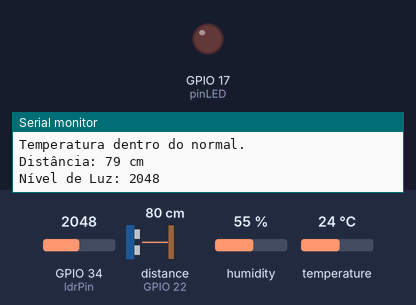
A sketch run on a simulated ESP32. Shown: output pins drawn as LEDs (lit = HIGH), the last lines printed to the serial monitor. Inputs (shaded band) come from the test bench; at power-on: distance to the obstacle (sensor on GPIO 22) 80 cm, GPIO 34 (ldrPin) = 2048, humidity 55 %, temperature 24 °C. The echo pulse lasts 58.3 µs per cm; pins used as bus, display or sensor lines are not drawn.

Above: at 1.3 s.
1.4 s: distance to the obstacle (sensor on GPIO 22) set to 23 cm
2.9 s: distance to the obstacle (sensor on GPIO 22) set to 18 cm
At 4.2 s:
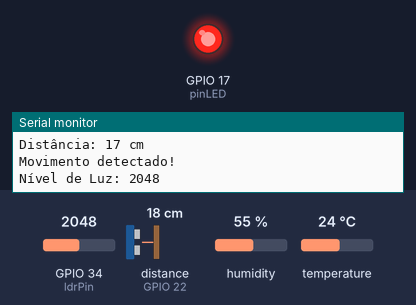
8.8 s: distance to the obstacle (sensor on GPIO 22) set to 35 cm
At 9.4 s:
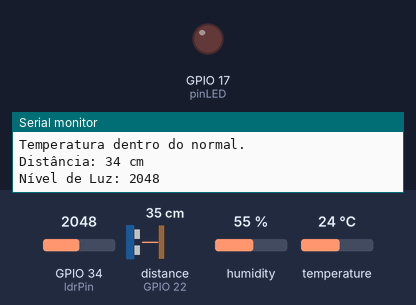
10.5 s: distance to the obstacle (sensor on GPIO 22) set to 2 cm
At 11.5 s:
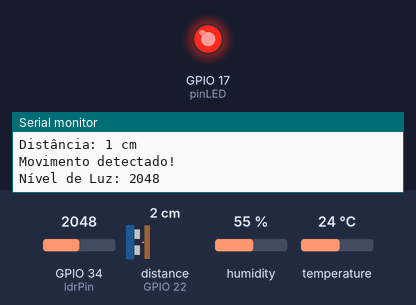
Timing chart, 0 to 13.1 s (numbered marks = the images above; inputs shaded):
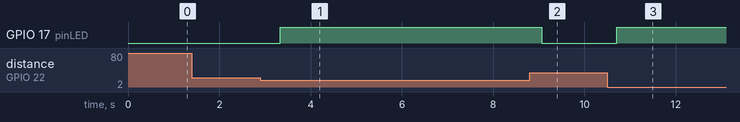

The sketch:

sketch.ino
```cpp
#include <DHT.h>

//PINOS

// Definições do DHT22
#define pinoDHT 23
#define modelo DHT22

DHT dht(pinoDHT, modelo);

// Definições do HC-SR04
#define trigPin 23
#define echoPin 22
#define pinLED 17

// Definições do PIR
#define pinPIR 17

// Definições do LDR
#define ldrPin 34

//INICIALIZACAO DE VARIÁVEIS

void setup() {
    Serial.begin(9600);

    // Inicialização do DHT
    dht.begin();

    // Inicialização do HC-SR04
    pinMode(trigPin, OUTPUT);
    pinMode(echoPin, INPUT);

    // Inicialização do PIR
    pinMode(pinPIR, INPUT);

    // Inicialização do LED
    pinMode(pinLED, OUTPUT);

    // Inicialização do LDR
    pinMode(ldrPin, INPUT); // Definindo o pino do LDR como entrada
}

//EXECUTAR REPETICAO DO PROGRAMA

void loop() {
    // Leitura do DHT
    float h = dht.readHumidity();
    float t = dht.readTemperature();

    //Verifica se a leitura de umidade e de temperatura nao sao números
    if (isnan(h) || isnan(t)) {
        Serial.println("Falha ao ler do sensor DHT!");
    } else {
        Serial.print("Umidade: ");
        Serial.print(h);
        Serial.print(" %\t");
        Serial.print("Temperatura: ");
        Serial.print(t);
        Serial.println(" *C");

        // Se a temperatura for maior que trinta, emitirá um alerta de temperatura alta.
        // Se a temperatura for menor que trinta, printará que está dentro do normal

        if (t > 30.0) {
            Serial.println("Alerta: Temperatura alta!");
        } else {
            Serial.println("Temperatura dentro do normal.");
        }
    }

    // Leitura do HC-SR04
    long duration;
    int distance;

    //Envia pulso de 10 microsegundos para o trig
    digitalWrite(trigPin, LOW);
    delayMicroseconds(2);
    digitalWrite(trigPin, HIGH);
    delayMicroseconds(10);
    digitalWrite(trigPin, LOW);

    //Calcula o tempo de duracao de pulso de retorno
    duration = pulseIn(echoPin, HIGH);
    distance = duration * 0.034 / 2;

    //Exibe a distancia no monitor
    Serial.print("Distância: ");
    Serial.print(distance);
    Serial.println(" cm");

    //Distancia em cm
    if (distance < 20) {
        digitalWrite(pinLED, HIGH);
    } else {
        digitalWrite(pinLED, LOW);
    }

    // Leitura do PIR
    int pirState = digitalRead(pinPIR);

    if (pirState == HIGH) {  //movimento detectado
        digitalWrite(pinLED, HIGH); //liga o led
        Serial.println("Movimento detectado!");
    } else { //nenhum movimento, logo nao liga o led
        digitalWrite(pinLED, LOW); //desliga o led
    }

    // Leitura do LDR
    int ldrValue = analogRead(ldrPin);
    Serial.print("Nível de Luz: ");
    Serial.println(ldrValue); //Exibe valor lido no monitor

    // AGUARDA 500 SEGUNDOS PARA LER NOVAMENTE
    delay(500);
}

   
```

Measured:
- the behaviour switches between 21 and 20 cm on distance to the obstacle (sensor on GPIO 22) (found by bisection; images 0 and 1)
- after the input at 2.9 s, GPIO 17 (pinLED): LOW → HIGH after 0.43 s
- after the input at 8.8 s, GPIO 17 (pinLED): HIGH → LOW after 0.27 s
- after the input at 10.5 s, GPIO 17 (pinLED): LOW → HIGH after 0.21 s
